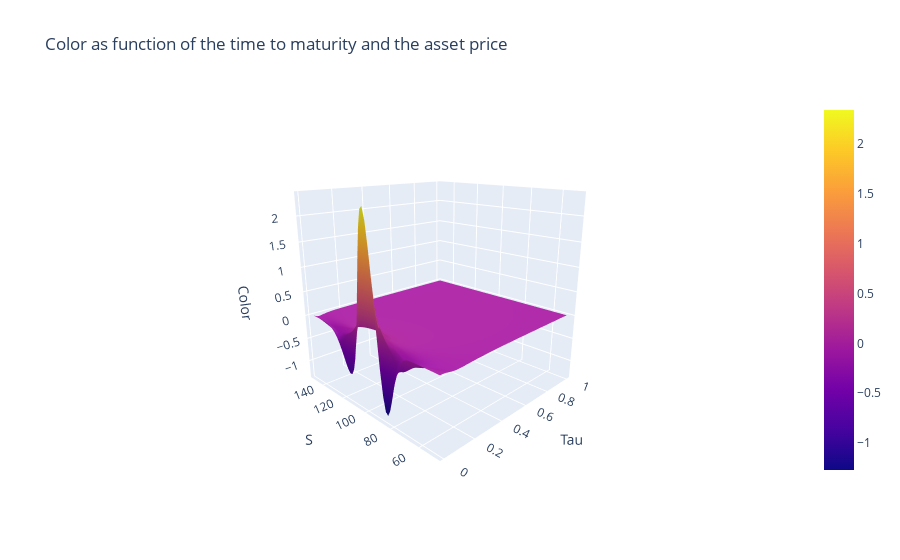

The cell this chart's notebook holds for it:
### Code cell
layout = go.Layout(title='Color as function of the time to maturity and the asset price', 
                   scene = dict(xaxis_title = 'Tau', yaxis_title = 'S', zaxis_title = 'Color', 
                                camera_eye = dict(x=-1.6, y=-1.6, z=0.7)))

fig = go.Figure(data=[go.Surface(z=Color, x=Tau_grid, y=S_grid)], layout=layout)

# interactive plot
iplot(fig)

plot(fig, filename='Color.html')

### Figure 1 — Plotly figure (JSON) as saved in the notebook; plotly's stock layout.template omitted (floating-point values rounded to 4 significant figures; data arrays with more than 128 entries replaced by an {"elided": "..."} marker saying what was removed)
{"data": [{"type": "surface", "x": [0.01, 0.02678, 0.04356, 0.06034, 0.07712, 0.0939, 0.1107, 0.1275, 0.1442, 0.161, 0.1778, 0.1946, 0.2114, 0.2281, 0.2449, 0.2617, 0.2785, 0.2953, 0.312, 0.3288, 0.3456, 0.3624, 0.3792, 0.3959, 0.4127, 0.4295, 0.4463, 0.4631, 0.4798, 0.4966, 0.5134, 0.5302, 0.5469, 0.5637, 0.5805, 0.5973, 0.6141, 0.6308, 0.6476, 0.6644, 0.6812, 0.698, 0.7147, 0.7315, 0.7483, 0.7651, 0.7819, 0.7986, 0.8154, 0.8322, 0.849, 0.8658, 0.8825, 0.8993, 0.9161, 0.9329, 0.9497, 0.9664, 0.9832, 1], "y": [50, 51.69, 53.39, 55.08, 56.78, 58.47, 60.17, 61.86, 63.56, 65.25, 66.95, 68.64, 70.34, 72.03, 73.73, 75.42, 77.12, 78.81, 80.51, 82.2, 83.9, 85.59, 87.29, 88.98, 90.68, 92.37, 94.07, 95.76, 97.46, 99.15, 100.8, 102.5, 104.2, 105.9, 107.6, 109.3, 111.0, 112.7, 114.4, 116.1, 117.8, 119.5, 121.2, 122.9, 124.6, 126.3, 128.0, 129.7, 131.4, 133.1, 134.7, 136.4, 138.1, 139.8, 141.5, 143.2, 144.9, 146.6, 148.3, 150.0], "z": {"elided": "60x60 float values"}}], "layout": {"scene": {"camera": {"eye": {"x": -1.6, "y": -1.6, "z": 0.7}}, "xaxis": {"title": {"text": "Tau"}}, "yaxis": {"title": {"text": "S"}}, "zaxis": {"title": {"text": "Color"}}}, "title": {"text": "Color as function of the time to maturity and the asset price"}}}
